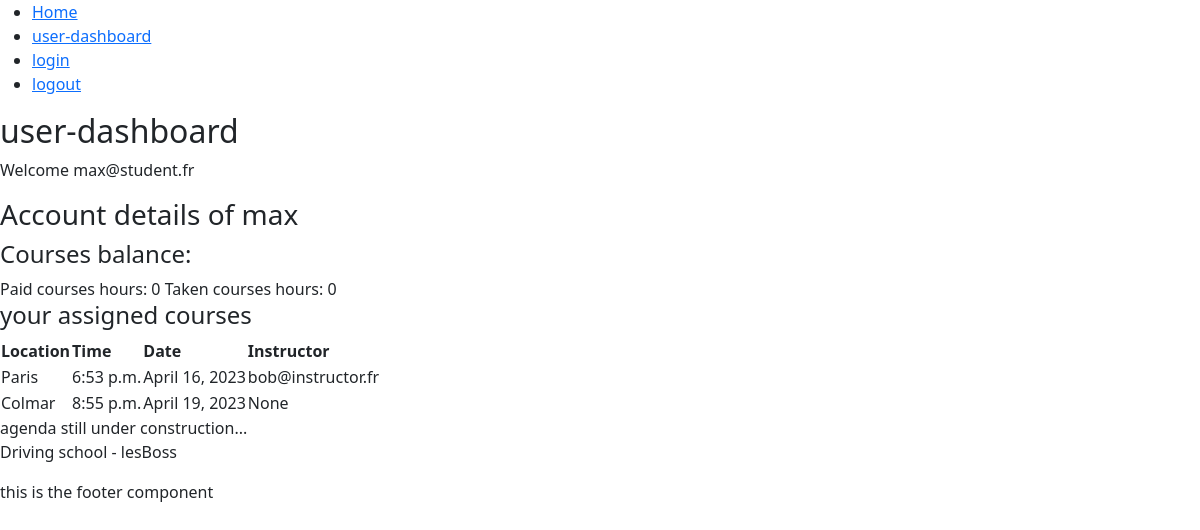
The page /user-panel/ (signed in) on the database as committed earlier.
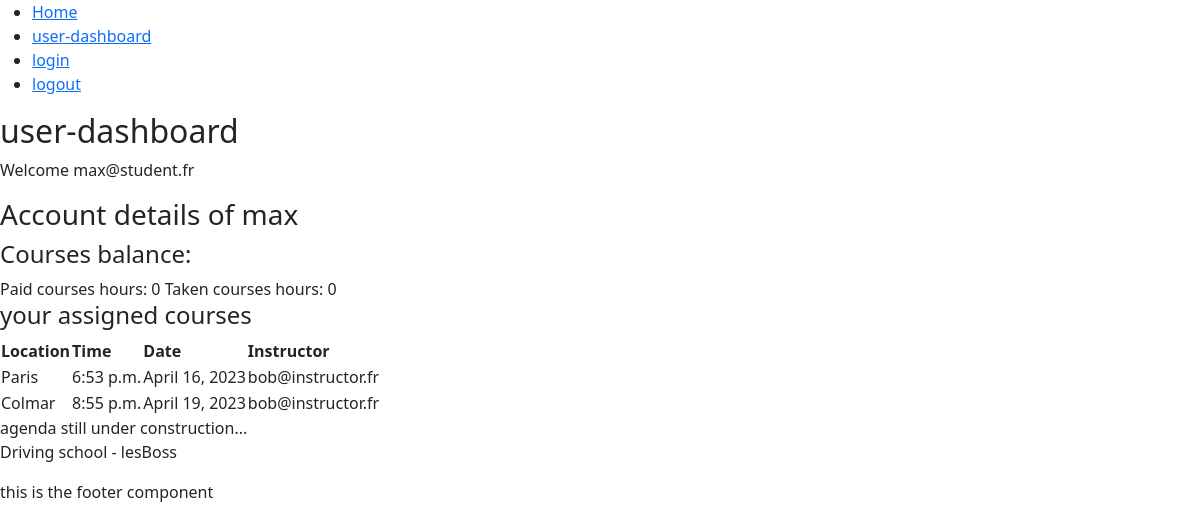
The same page on the database as committed later.
### app/models.py (models this page shows, shortened)
class Course(models.Model):
    location = models.CharField(max_length=254)
    date = models.DateField()
    time = models.TimeField()
    instructor = models.ForeignKey('User', on_delete=models.SET_NULL, related_name='courses', null=True, blank=True, limit_choices_to={'role': 2})

class User(AbstractBaseUser, PermissionsMixin):
    STUDENT = 1
    INSTRUCTOR = 2
    ADMIN = 3
    SECRETARY = 4
    USER_ROLE_CHOICES = [
        (STUDENT, 'Student'),
        (INSTRUCTOR, 'Instructor'),
        (ADMIN, 'Admin'),
        (SECRETARY, 'Secretary'),
    ]
    role = models.PositiveSmallIntegerField(choices=USER_ROLE_CHOICES, blank=True, null=True)
    assigned_courses = models.ManyToManyField('Course', related_name='users', blank=True)
    assigned_students = models.ManyToManyField('User', related_name='students', limit_choices_to={'role': 1}, blank=True)
    paid_course_hours = models.DecimalField(max_digits=10, decimal_places=2, default=0)
    taken_course_hours = models.DecimalField(max_digits=10, decimal_places=2, default=0)
    email = models.EmailField(max_length=254, unique=True)
    name = models.CharField(max_length=254, null=True, blank=True)
    is_staff = models.BooleanField(default=False)
    is_superuser = models.BooleanField(default=False)
    is_active = models.BooleanField(default=True)
    last_login = models.DateTimeField(null=True, blank=True)
    date_joined = models.DateTimeField(auto_now_add=True)
    USERNAME_FIELD = 'email'
    EMAIL_FIELD = 'email'
    REQUIRED_FIELDS = []
    objects = UserManager()

### app/views.py (the view)
# urls.py: path('user-panel/', views.user_panel, name='user-dashboard'),
def user_panel(request):
    courses = Course.objects.all()
    all_users = User.objects.all()
    all_personal = User.objects.filter(role=2 | 3 | 4)
    students = User.objects.filter(role=1)
    instructors = User.objects.filter(role=2)
    admins = User.objects.filter(role=3)
    secretaries = User.objects.filter(role=4)
    return render(request, 'app/user-dashboard.html',
                  {'logged_in_user': request.user, 'course_add_form': CourseCreationForm, 'user_add_form': UserCreationForm,
                   'user_edit_form': UserEditForm, 'student_add_form': StudentCreationForm, 'instructor_add_form': InstructorCreationForm,
                   'instructor_edit_form': InstructorEditForm, 'secretary_add_form': SecretaryCreationForm,
                   'secretary_edit_form': SecretaryEditForm, 'courses': courses, 'students': students,
                   'instructors': instructors, 'admins': admins, 'secretaries': secretaries, 'all_users': all_users,
                   'all_personal': all_personal})

### app/templates/app/user-dashboard.html (shortened to what this page needs)
{% extends 'app/base.html' %}
{% block content %}
    {% if logged_in_user.is_authenticated %}
        <h2>user-dashboard</h2>
        <div>
            <p>Welcome {{ logged_in_user.email }}</p>
            {% if logged_in_user.role == 1 %}
                <div>
                    {% include 'settings/student-details.html' %}
                </div>
            {% elif logged_in_user.role == 2  %}
                hello instructor
                {% include 'settings/instrcutor-course-details.html' %}
                {% include 'settings/instrcutor-student-details.html' with assigned_students=user.assigned_students.all  %}
                {% include 'settings/cours-admin-panel.html' %}
            {% elif logged_in_user.role == 3  %}
                hello admin
                {% include 'settings/all_users-admin-panel.html'%}
            {% elif logged_in_user.role == 4  %}
                hello secretary
                {% include 'settings/student-admin-panel.html'%}
                {% include 'settings/instrcutor-admin-panel.html'%}
                {% include 'settings/cours-admin-panel.html'%}
            {% endif %}
        </div>
    {% endif %}
{% endblock %}

### app/templates/settings/student-details.html
<div>
    <h3>
        Account details of {% if logged_in_user.name %} {{ logged_in_user.name }} {% else %}
        {{ logged_in_user.email }} {% endif %}
    </h3>
    <div>
        <div>
            <h4>Courses balance:</h4>
            <div>
                Paid courses hours: {{ logged_in_user.paid_courses|length }}
                Taken courses hours: {{ logged_in_user.taken_courses|length }}
            </div>
        </div>
        <div>
            <h4>your assigned courses</h4>
            <div>
                <table>
                    <tr>
                        <th>Location</th>
                        <th>Time</th>
                        <th>Date</th>
                        <th>Instructor</th>
                    </tr>
                    {% for assigned_cours in logged_in_user.assigned_courses.all %}
                        <tr>
                            <td>{{ assigned_cours.location }}</td>
                            <td>{{ assigned_cours.time }}</td>
                            <td>{{ assigned_cours.date }}</td>
                            <td>{{ assigned_cours.instructor }}</td>
                        </tr>
                    {% endfor %}
                </table>
            </div>
            <div>
                agenda still under construction...
            </div>
        </div>
    </div>
</div>

Rows that differ between the two databases and show on the page:
changed Course "Colmar": instructor "None" → "bob@instructor.fr"
